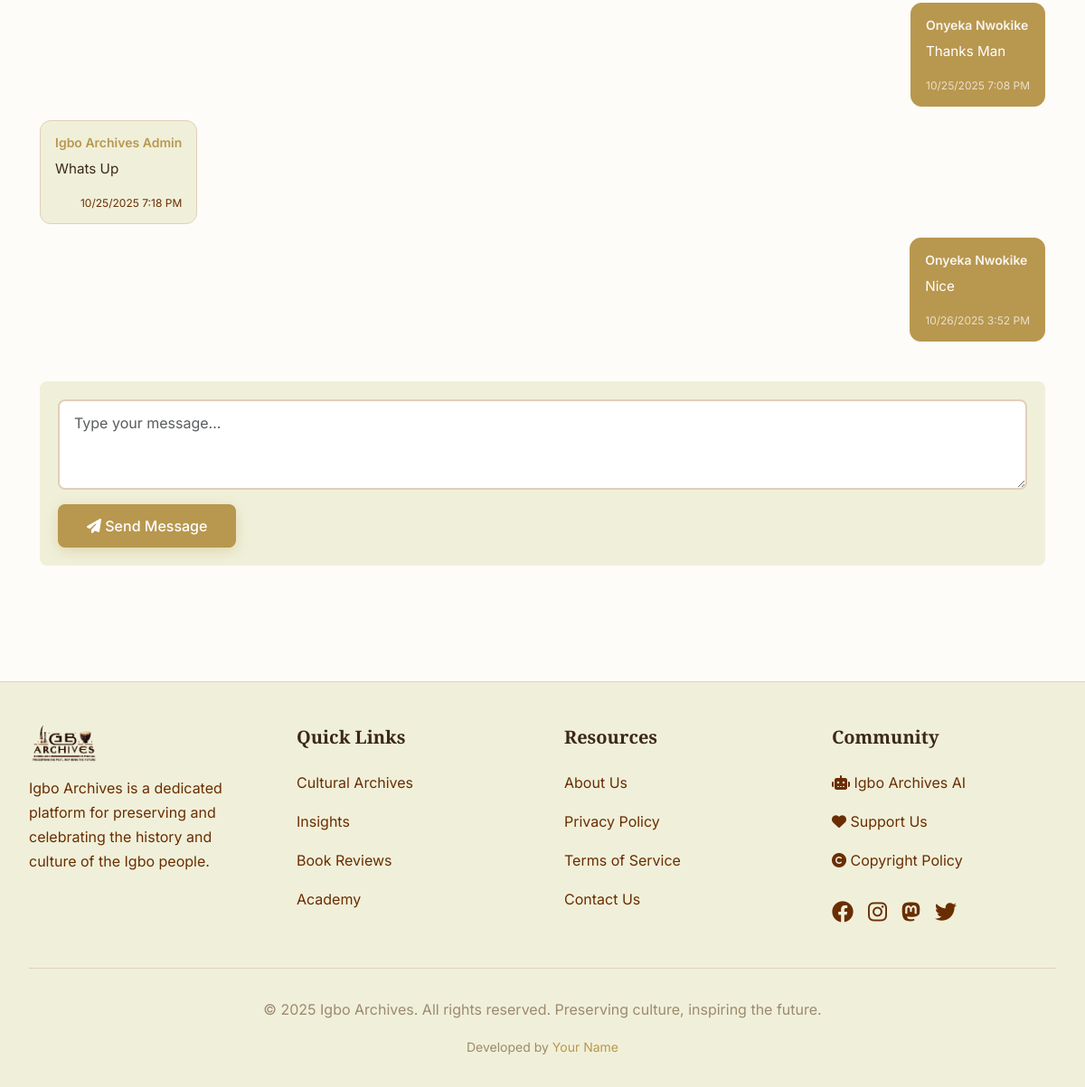
The app's page /profile/messages/1/ (signed in, lower part), older data.
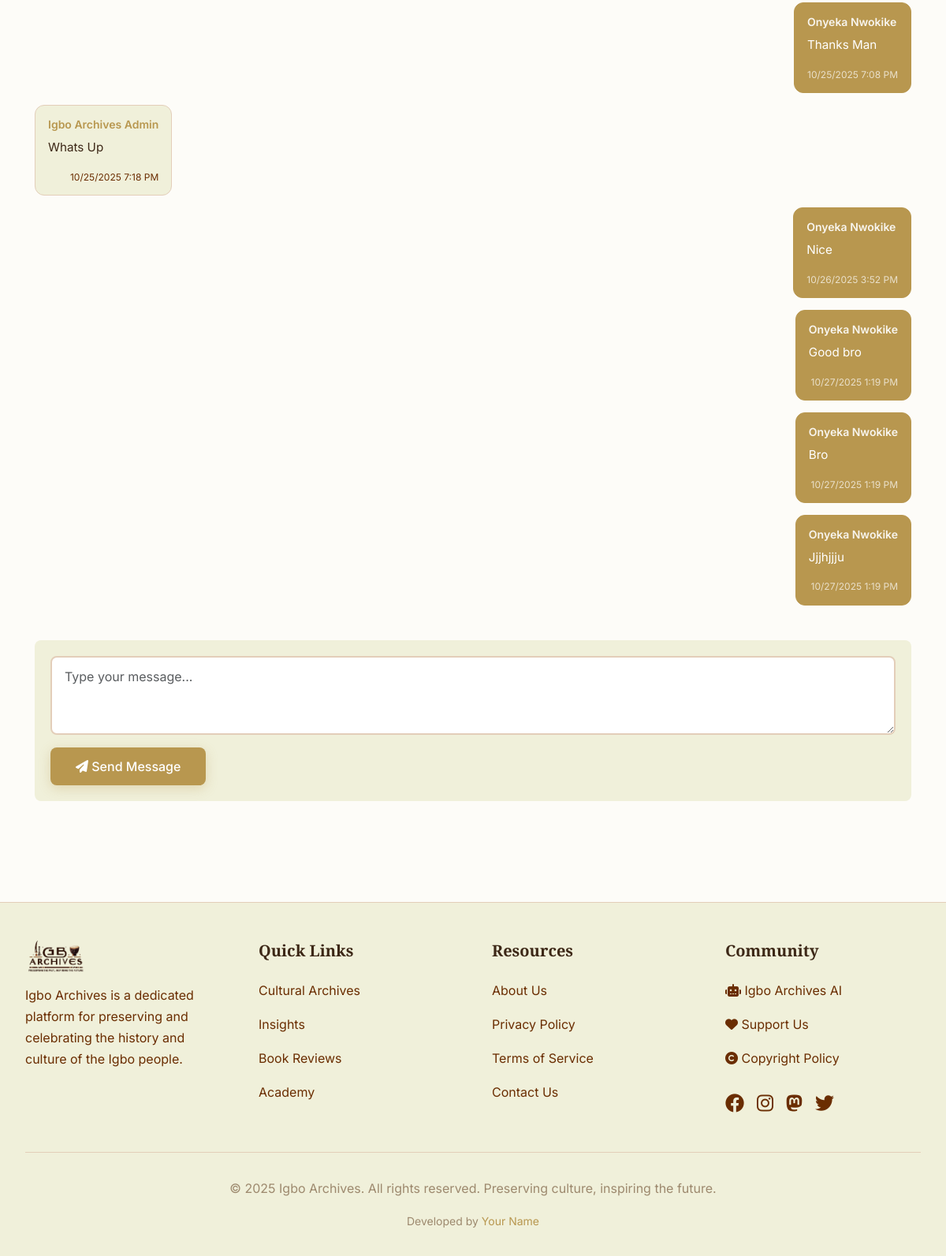
The same page, newer data.
### users/models.py (models this page shows, shortened)
class Message(models.Model):
    thread = models.ForeignKey(Thread, on_delete=models.CASCADE, related_name='messages')
    sender = models.ForeignKey(CustomUser, on_delete=models.CASCADE)
    content = models.TextField()
    created_at = models.DateTimeField(auto_now_add=True)
    is_read = models.BooleanField(default=False)
    class Meta:
        ordering = ['created_at']

class CustomUser(AbstractUser):
    full_name = models.CharField(max_length=200, blank=True)
    bio = models.TextField(blank=True)
    profile_picture = models.ImageField(upload_to='profile_pictures/', blank=True, null=True)
    social_links = models.JSONField(default=dict, blank=True)
    def get_display_name(self):
        return self.full_name or (self.email.split('@')[0] if self.email else self.username)

### users/views.py (the view)
# urls.py: path('messages/<int:thread_id>/', views.message_thread, name='thread'),
@login_required
def message_thread(request, thread_id):
    thread = get_object_or_404(Thread, id=thread_id, participants=request.user)
    if request.method == 'POST':
        content = request.POST.get('content')
        if content:
            Message.objects.create(thread=thread, sender=request.user, content=content)
            return redirect('users:thread', thread_id=thread_id)
    thread.messages.exclude(sender=request.user).update(is_read=True)
    return render(request, 'users/thread.html', {'thread': thread})

### core/context_processors.py (called while the page is built)
def pwa_settings(request):
    return {
        'VAPID_PUBLIC_KEY': getattr(settings, 'VAPID_PUBLIC_KEY', ''),
    }

def monetization_settings(request):
    return {
        'ENABLE_ADSENSE': getattr(settings, 'ENABLE_ADSENSE', False),
        'GOOGLE_ADSENSE_CLIENT_ID': getattr(settings, 'GOOGLE_ADSENSE_CLIENT_ID', ''),
        'ENABLE_DONATIONS': getattr(settings, 'ENABLE_DONATIONS', False),
        'STRIPE_PUBLIC_KEY': getattr(settings, 'STRIPE_PUBLIC_KEY', ''),
    }

### users/templates/users/thread.html (shortened to what this page needs)
{% extends 'base.html' %}
{% block content %}
<div class="container mt-4">
    <div class="row">
        <div class="col-12">
            <div class="messages-thread mb-4">
                {% for message in thread.messages.all %}
                <div class="message-bubble-container {% if message.sender == user %}sent{% else %}received{% endif %}">
                    <div class="message-bubble">
                        <div class="message-sender">
                            <a href="{% url 'users:profile' message.sender.username %}" class="text-decoration-none" style="{% if message.sender == user %}color: rgba(255,255,255,0.9);{% else %}color: var(--vintage-gold);{% endif %}">
                                {{ message.sender.get_display_name }}
                            </a>
                        </div>
                        <div class="message-content">
                            {{ message.content|linebreaks }}
                        </div>
                        <div class="message-timestamp">
                            {{ message.created_at|date:"n/j/Y g:i A" }}
                        </div>
                    </div>
                </div>
                {% endfor %}
            </div>
            <div class="message-reply-form">
                <form method="post">
                    <div class="mb-3">
                        <textarea name="content" class="form-control" rows="3" placeholder="Type your message..." required></textarea>
                    </div>
                    <button type="submit" class="btn btn-primary">
                        <i class="fas fa-paper-plane"></i> Send Message
                    </button>
                </form>
            </div>
        </div>
    </div>
</div>
{% endblock %}

### core/templates/base.html (shortened to what this page needs)
{% load static %}
{% load pwa %}
<!DOCTYPE html>
<html lang="en">
<head>
    <link href="https://cdn.jsdelivr.net/npm/bootstrap@5.3.0/dist/css/bootstrap.min.css" rel="stylesheet">
    <link rel="stylesheet" href="https://cdnjs.cloudflare.com/ajax/libs/font-awesome/6.4.0/css/all.min.css">
    <link rel="stylesheet" href="{% static 'css/style.css' %}">
    <link rel="stylesheet" href="{% static 'css/notifications.css' %}">
</head>
<body>
    <main class="container-main">
        {% block content %}
        {% endblock %}
    </main>
    <footer class="main-footer">
        <div class="footer-container">
            <div class="footer-grid">
                <div class="footer-section">
                    <div style="margin-bottom: 1rem;">
                        <img src="{% static 'images/logos/logo-light.png' %}" alt="Igbo Archives" class="logo-image logo-light" style="height: 40px; width: auto;">
                    </div>
                    <p style="color: var(--text-secondary); line-height: 1.7;">
                        Igbo Archives is a dedicated platform for preserving and celebrating the history and culture of the Igbo people.
                    </p>
                </div>
                <div class="footer-section">
                    <h3>Quick Links</h3>
                    <a href="/archives/" class="footer-link">Cultural Archives</a>
                    <a href="/insights/" class="footer-link">Insights</a>
                    <a href="/books/" class="footer-link">Book Reviews</a>
                    <a href="/academy/" class="footer-link">Academy</a>
                </div>
                <div class="footer-section">
                    <h3>Resources</h3>
                    <a href="/about/" class="footer-link">About Us</a>
                    <a href="/privacy/" class="footer-link">Privacy Policy</a>
                    <a href="/terms/" class="footer-link">Terms of Service</a>
                    <a href="/contact/" class="footer-link">Contact Us</a>
                </div>
                <div class="footer-section">
                    <h3>Community</h3>
                    <a href="https://ai.igboarchives.com.ng" class="footer-link" target="_blank" rel="noopener noreferrer">
                        <i class="fas fa-robot"></i> Igbo Archives AI
                    </a>
                    <a href="/donate/" class="footer-link">
                        <i class="fas fa-heart"></i> Support Us
                    </a>
                    <a href="/copyright/" class="footer-link">
                        <i class="fas fa-copyright"></i> Copyright Policy
                    </a>
                    <div class="footer-link" style="display: flex; align-items: center; gap: 1rem; padding: 0.5rem 0; margin-top: 0.5rem;">
                        <a href="https://www.facebook.com/IgboArchives/" target="_blank" rel="noopener noreferrer" style="color: var(--text-secondary); font-size: 1.5rem; transition: color 0.2s;">
                            <i class="fab fa-facebook"></i>
                        </a>
                        <a href="https://www.instagram.com/IgboArchives.com.ng/" target="_blank" rel="noopener noreferrer" style="color: var(--text-secondary); font-size: 1.5rem; transition: color 0.2s;">
                            <i class="fab fa-instagram"></i>
                        </a>
                        <a href="https://mastodon.social/@Igbo_Archives" target="_blank" rel="noopener noreferrer" style="color: var(--text-secondary); font-size: 1.5rem; transition: color 0.2s;">
                            <i class="fab fa-mastodon"></i>
                        </a>
                        <a href="https://twitter.com/IgboArchives" target="_blank" rel="noopener noreferrer" style="color: var(--text-secondary); font-size: 1.5rem; transition: color 0.2s;">
                            <i class="fab fa-twitter"></i>
                        </a>
                    </div>
                </div>
            </div>
            <div class="footer-bottom">
                <p>&copy; 2025 Igbo Archives. All rights reserved. Preserving culture, inspiring the future.</p>
                <p style="margin-top: 0.5rem; font-size: 0.875rem; color: var(--text-muted);">
                    Developed by <a href="https://github.com/yourusername" target="_blank" rel="noopener noreferrer" style="color: var(--vintage-gold); text-decoration: none;">Your Name</a>
                </p>
            </div>
        </div>
    </footer>
</body>
</html>

### core/static/css/style.css (style rules this page uses)
:root { --sepia-tone: #B8A88A; --light-sepia: #CDA882; --mid-sepia: #D4B595; --soft-sepia: #DCC1A7; --pale-sepia: #E3CEB9; --cream-sepia: #EADBCB; --antique-cream: #F0F0DA; --warm-cream: #EAE8BA; --aged-parchment: #D6CE9B; --desert-sand: #C5B78D; --golden-tan: #B4A77E; --bone: #E4DDD0; --antique-white: #EFE5D7; --dun: #EED6B9; --tan: #D1AF89; --beaver: #9D896E; --bronze: #8C6433; --burnt-umber: #6A2D01; --deep-brown: #3D2817; --vintage-gold: #B8974F; --aged-bronze: #9D7A3E; --antique-brass: #8C7040; --olive-patina: #8A8051; --bg-primary: #FDFCF8; --bg-secondary: #F0F0DA; --bg-card: #FFFFFF; --text-primary: #3D2817; --text-secondary: #6A2D01; --text-muted: #9D896E; --border-color: #E3CEB9; --shadow: rgba(61, 40, 23, 0.08); --shadow-hover: rgba(61, 40, 23, 0.15); }
* { margin: 0; padding: 0; box-sizing: border-box; }
body { font-family: 'Inter', -apple-system, BlinkMacSystemFont, 'Segoe UI', system-ui, sans-serif; background-color: var(--bg-primary); color: var(--text-primary); transition: background-color 0.3s ease, color 0.3s ease; line-height: 1.7; font-size: 16px; }
h1, h2, h3, h4, h5, h6 { font-family: 'Playfair Display', Georgia, serif; font-weight: 600; line-height: 1.3; color: var(--text-primary); }
h3 { font-size: 1.75rem; margin-bottom: 1rem; }
.logo-image { height: 45px; width: auto; transition: height 0.3s cubic-bezier(0.4, 0, 0.2, 1), opacity 0.3s ease; }
body:not(.dark-mode) .logo-light { display: block; }
.container-main { max-width: 1400px; margin: 0 auto; padding: 3rem 2rem; }
.btn { border: none; padding: 0.75rem 2rem; border-radius: 8px; font-weight: 500; cursor: pointer; transition: all 0.3s ease; text-decoration: none; display: inline-block; text-align: center; }
.btn-primary { background: var(--vintage-gold); color: white; box-shadow: 0 4px 15px rgba(184, 151, 79, 0.3); }
.main-footer { background: var(--bg-secondary); border-top: 1px solid var(--border-color); padding: 3rem 0 1rem; margin-top: 5rem; margin-bottom: 70px; }
.footer-container { max-width: 1400px; margin: 0 auto; padding: 0 2rem; }
.footer-grid { display: grid; grid-template-columns: repeat(4, 1fr); gap: 3rem; margin-bottom: 2rem; }
.footer-section h3 { font-size: 1.25rem; margin-bottom: 1rem; color: var(--text-primary); }
.footer-link { color: var(--text-secondary); text-decoration: none; display: block; padding: 0.5rem 0; transition: all 0.2s ease; }
.footer-bottom { border-top: 1px solid var(--border-color); padding-top: 2rem; text-align: center; color: var(--text-muted); }
@media (min-width: 768px) { .main-footer { margin-bottom: 0; } }
.form-control, .form-select, textarea { border: 2px solid var(--border-color); background: var(--bg-card); color: var(--text-primary); padding: 0.75rem 1rem; border-radius: 8px; transition: all 0.3s ease; }

### users/templates/users/thread.html (style rules this page uses)
.messages-thread { display: flex; flex-direction: column; gap: 15px; padding: 20px 0; }
.message-bubble-container { display: flex; width: 100%; }
.message-bubble-container.sent { justify-content: flex-end; }
.message-bubble-container.received { justify-content: flex-start; }
.message-bubble { max-width: 70%; background: var(--bg-secondary); border-radius: 12px; padding: 12px 16px; border: 1px solid var(--border-color); }
.message-bubble-container.sent .message-bubble { background: var(--vintage-gold); color: white; border-color: var(--vintage-gold); }
.message-sender { font-weight: 600; font-size: 0.875rem; margin-bottom: 6px; }
.message-bubble-container.sent .message-sender { color: rgba(255,255,255,0.9); }
.message-content { font-size: 0.95rem; line-height: 1.5; margin-bottom: 6px; }
.message-timestamp { font-size: 0.75rem; color: var(--text-secondary); text-align: right; }
.message-bubble-container.sent .message-timestamp { color: rgba(255,255,255,0.7); }
.message-reply-form { background: var(--bg-secondary); border-radius: 8px; padding: 20px; margin-top: 20px; }

Row changes from the older to the newer data that the page shows:
added Message: sender.get_display_name "Onyeka Nwokike", content "Good bro", created_at "10/27/2025 1:19 PM"
added Message: sender.get_display_name "Onyeka Nwokike", content "Bro", created_at "10/27/2025 1:19 PM"
added Message: sender.get_display_name "Onyeka Nwokike", content "Jjjhjjju", created_at "10/27/2025 1:19 PM"
